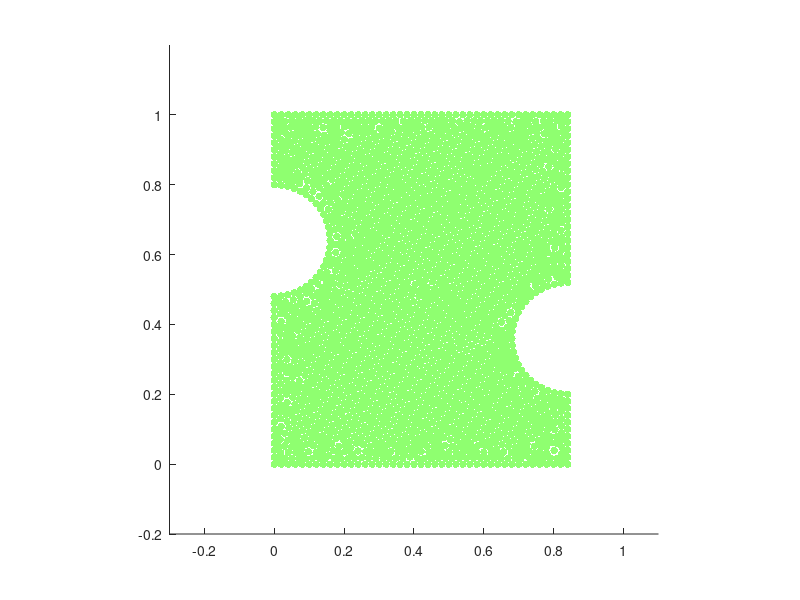
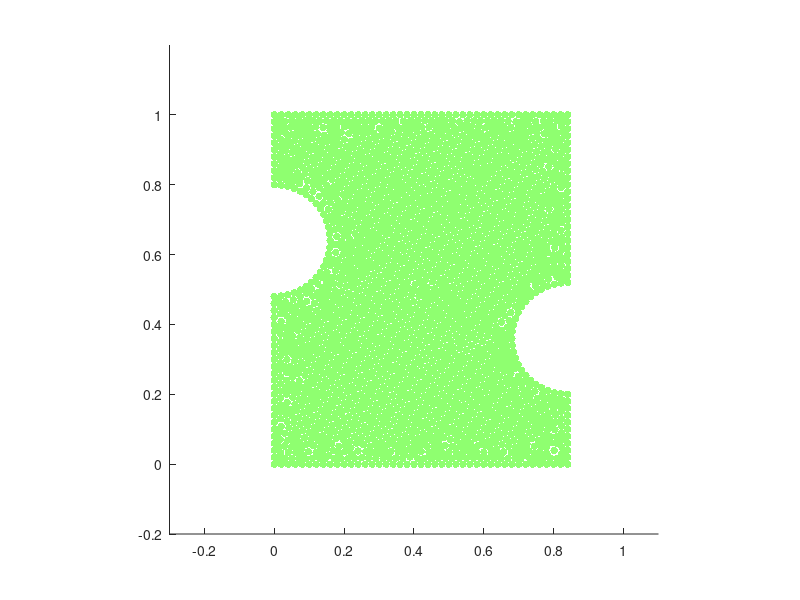
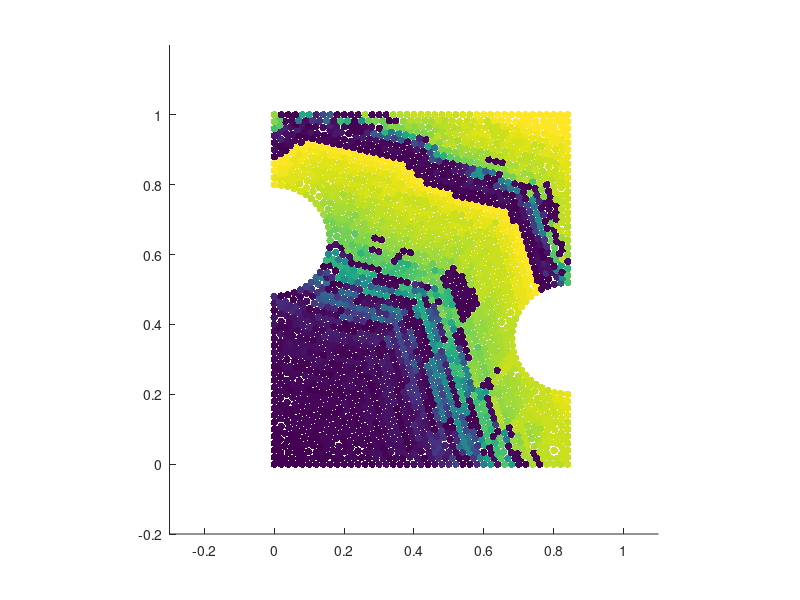
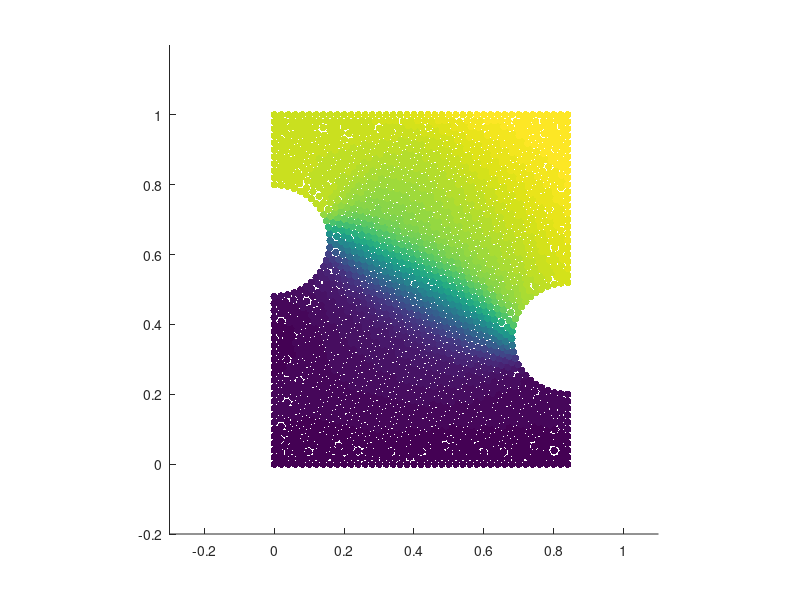

MATLAB code for these plots, in order:
% displacement error

clear all
close all
clc
format long

file1= load('notch2D_Asym_finite_J2_plane_stress_forward.csv');
file2= load('notch3D_Asym_finite_J2_surface_forward.csv');

x_2D_cood = file1(:,2);
y_2D_cood = file1(:,3);

x_3D_cood = file1(:,2);
y_3D_cood = file1(:,3)

u_2D_mod = file1(:,9);
u_3D_mod = file2(:,10);

u_2D_mod_max = max(u_2D_mod)
u_3D_mod_max = max(u_3D_mod)
u_max_diff = u_3D_mod_max - u_2D_mod_max

u_2D_mod_min = min(u_2D_mod)
u_3D_mod_min = min(u_3D_mod)
u_min_diff = u_3D_mod_min - u_2D_mod_min


nno_u_2D_mod = numel(u_2D_mod)
nno_u_3D_mod = numel(u_3D_mod)


u_diff = abs(u_3D_mod - u_2D_mod);
X_cood_diff = abs(x_3D_cood - x_2D_cood);
Y_cood_diff = abs(y_3D_cood - y_2D_cood);

X_cood_diff_norm = norm(X_cood_diff)
Y_cood_diff_norm = norm(Y_cood_diff)

figure(1)
 scatter(file1(:,2),file1(:,3),30, X_cood_diff, "filled")
 xlim([-0.3, 1.1])
 ylim([-0.2, 1.2])
 colormap("jet")
 axis equal 

 figure(2)
 scatter(file1(:,2),file1(:,3),30, Y_cood_diff, "filled")
 xlim([-0.3, 1.1])
 ylim([-0.2, 1.2])
 colormap("jet")
 axis equal  

figure(3)
 scatter(file1(:,2),file1(:,3),30, u_3D_mod, "filled")
 xlim([-0.3, 1.1])
 ylim([-0.2, 1.2])
 axis equal 

 figure(4)
 scatter(file1(:,2),file1(:,3),30, u_2D_mod, "filled")
 xlim([-0.3, 1.1])
 ylim([-0.2, 1.2])
 axis equal

 figure(5)
 scatter(file1(:,2),file1(:,3),30, u_diff, "filled")
 xlim([-0.3, 1.1])
 ylim([-0.2, 1.2])
 axis equal
%====================

